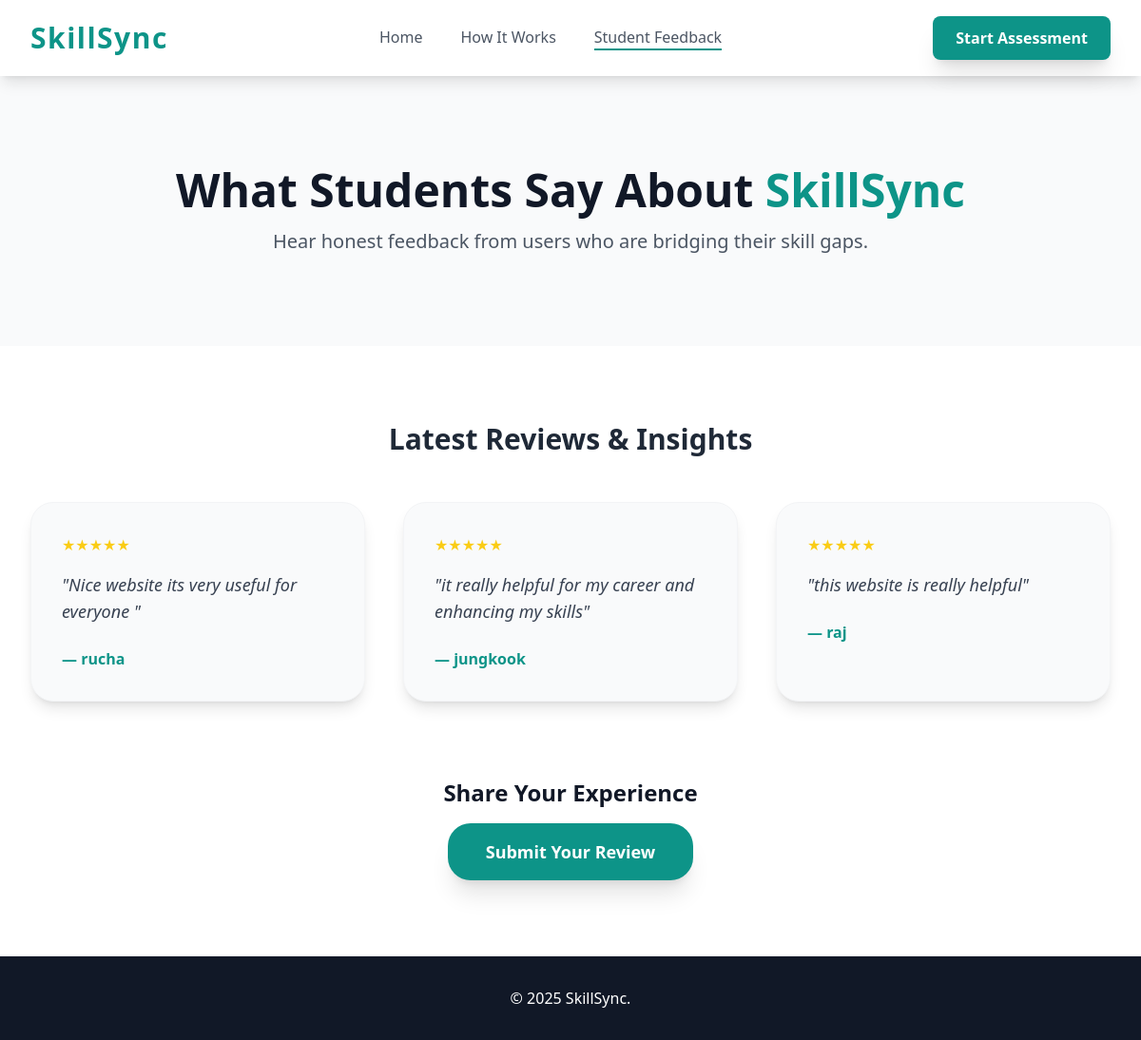
Page /feedback.html on the committed database.
### app.py (models this page shows)
class Feedback(db.Model):
    id = db.Column(db.Integer, primary_key=True)
    student_name = db.Column(db.String(100), nullable=False)
    rating = db.Column(db.Integer, nullable=False)
    message = db.Column(db.Text, nullable=False)

### app.py (the view)
@app.route('/feedback.html')
def feedback():
    feedbacks = Feedback.query.order_by(Feedback.id.desc()).all()
    return render_template('feedback.html', feedbacks=feedbacks)

### templates/feedback.html (shortened to what this page needs)
<!DOCTYPE html>
<html lang="en">
<head>
    <script src="https://cdn.tailwindcss.com"></script>
</head>
<body class="font-sans text-gray-800 antialiased">
    <header class="sticky top-0 z-50 bg-white shadow-lg">
        <div class="max-w-7xl mx-auto px-4 sm:px-6 lg:px-8 flex justify-between items-center h-20">
            <a href="{{ url_for('home') }}" class="text-3xl font-bold text-teal-600 tracking-wider flex items-center space-x-2"><span>SkillSync</span></a>
            <nav class="hidden md:flex space-x-10">
                <a href="{{ url_for('home') }}" class="text-gray-600 hover:text-teal-600 font-medium transition-ease">Home</a>
                <a href="{{ url_for('home') }}#how-it-works" class="text-gray-600 hover:text-teal-600 font-medium transition-ease">How It Works</a>
                <a href="{{ url_for('feedback') }}" class="text-gray-600 hover:text-teal-600 font-medium transition-ease border-b-2 border-teal-600">Student Feedback</a>
            </nav>
            <div><a href="{{ url_for('register_page') }}" class="color-primary text-white font-semibold py-3 px-6 rounded-lg shadow-xl hover:shadow-2xl transition-ease">Start Assessment</a></div>
        </div>
    </header>
    <section class="bg-gray-50 py-24">
        <div class="max-w-4xl mx-auto px-4 text-center">
            <h1 class="text-5xl font-extrabold text-gray-900 mb-4">What Students Say About <span class="text-teal-600">SkillSync</span></h1>
            <p class="text-xl text-gray-600">Hear honest feedback from users who are bridging their skill gaps.</p>
        </div>
    </section>
    <section class="py-20 bg-white">
        <div class="max-w-7xl mx-auto px-4 sm:px-6 lg:px-8">
            <h2 class="text-3xl font-bold text-center mb-12">Latest Reviews & Insights</h2>
            <div class="grid md:grid-cols-3 gap-10">
                {% if feedbacks %}
                    {% for review in feedbacks %}
                    <div class="p-8 bg-gray-50 rounded-xl-lg shadow-lg border border-gray-100 hover:shadow-xl transition-ease">
                        <div class="flex mb-4">
                            {% for i in range(review.rating) %}<span class="rating-star">★</span>{% endfor %}
                        </div>
                        <blockquote class="text-lg italic text-gray-700 mb-6">"{{ review.message }}"</blockquote>
                        <p class="font-semibold text-teal-600">— {{ review.student_name }}</p>
                    </div>
                    {% endfor %}
                {% else %}
                    <div class="col-span-3 text-center text-gray-500 italic">No reviews yet. Be the first to review!</div>
                {% endif %}
            </div>
            <div class="mt-20 text-center">
                <h3 class="text-2xl font-bold mb-4 text-gray-900">Share Your Experience</h3>
                <a href="{{ url_for('submit_feedback') }}" class="color-primary text-white font-bold text-lg py-4 px-10 rounded-xl-lg shadow-xl hover:opacity-90 transition-ease inline-block">Submit Your Review</a>
            </div>
        </div>
    </section>
    <footer class="py-8 bg-gray-900 text-white text-center"><div class="max-w-7xl mx-auto px-4">&copy; 2025 SkillSync.</div></footer>
</body>
</html>

### templates/feedback.html (style rules this page uses)
.color-primary { background-color: #0d9488; }
.rounded-xl-lg { border-radius: 1.5rem; }
.transition-ease { transition: all 0.3s ease-in-out; }
.rating-star { color: #facc15; }

### rows in the picture
Feedback: rating 5 (drawn), message "Nice website its very useful for everyone", student_name "rucha"
Feedback: rating 5 (drawn), message "it really helpful for my career and enhancing my skills", student_name "jungkook"
Feedback: rating 5 (drawn), message "this website is really helpful", student_name "raj"
